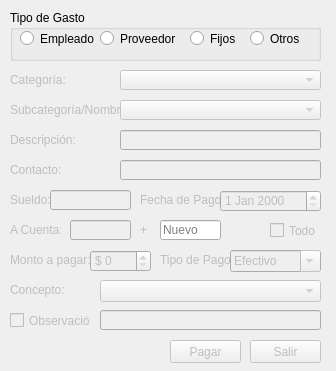
<?xml version="1.0" encoding="UTF-8"?>
<ui version="4.0">
 <class>Frame</class>
 <widget class="QFrame" name="Frame">
  <property name="geometry">
   <rect>
    <x>0</x>
    <y>0</y>
    <width>336</width>
    <height>371</height>
   </rect>
  </property>
  <property name="windowTitle">
   <string>Frame</string>
  </property>
  <widget class="QLineEdit" name="lineEdit_23">
   <property name="enabled">
    <bool>false</bool>
   </property>
   <property name="geometry">
    <rect>
     <x>100</x>
     <y>310</y>
     <width>221</width>
     <height>20</height>
    </rect>
   </property>
   <property name="inputMask">
    <string/>
   </property>
   <property name="maxLength">
    <number>99</number>
   </property>
  </widget>
  <widget class="QComboBox" name="comboBox_7">
   <property name="enabled">
    <bool>false</bool>
   </property>
   <property name="geometry">
    <rect>
     <x>120</x>
     <y>100</y>
     <width>201</width>
     <height>20</height>
    </rect>
   </property>
   <property name="cursor">
    <cursorShape>PointingHandCursor</cursorShape>
   </property>
  </widget>
  <widget class="QLabel" name="label_8">
   <property name="enabled">
    <bool>false</bool>
   </property>
   <property name="geometry">
    <rect>
     <x>140</x>
     <y>190</y>
     <width>91</width>
     <height>20</height>
    </rect>
   </property>
   <property name="text">
    <string>Fecha de Pago:</string>
   </property>
  </widget>
  <widget class="QLineEdit" name="lineEdit_2">
   <property name="enabled">
    <bool>false</bool>
   </property>
   <property name="geometry">
    <rect>
     <x>120</x>
     <y>130</y>
     <width>201</width>
     <height>20</height>
    </rect>
   </property>
   <property name="inputMask">
    <string/>
   </property>
   <property name="maxLength">
    <number>99</number>
   </property>
  </widget>
  <widget class="QLabel" name="label_7">
   <property name="enabled">
    <bool>false</bool>
   </property>
   <property name="geometry">
    <rect>
     <x>10</x>
     <y>190</y>
     <width>51</width>
     <height>20</height>
    </rect>
   </property>
   <property name="text">
    <string>Sueldo:</string>
   </property>
  </widget>
  <widget class="QLabel" name="label_32">
   <property name="enabled">
    <bool>false</bool>
   </property>
   <property name="geometry">
    <rect>
     <x>140</x>
     <y>220</y>
     <width>16</width>
     <height>20</height>
    </rect>
   </property>
   <property name="text">
    <string>+</string>
   </property>
  </widget>
  <widget class="QComboBox" name="comboBox">
   <property name="enabled">
    <bool>false</bool>
   </property>
   <property name="geometry">
    <rect>
     <x>120</x>
     <y>70</y>
     <width>201</width>
     <height>20</height>
    </rect>
   </property>
   <property name="cursor">
    <cursorShape>PointingHandCursor</cursorShape>
   </property>
  </widget>
  <widget class="QLabel" name="label_9">
   <property name="enabled">
    <bool>false</bool>
   </property>
   <property name="geometry">
    <rect>
     <x>10</x>
     <y>220</y>
     <width>51</width>
     <height>20</height>
    </rect>
   </property>
   <property name="text">
    <string>A Cuenta:</string>
   </property>
  </widget>
  <widget class="QLabel" name="label_31">
   <property name="enabled">
    <bool>false</bool>
   </property>
   <property name="geometry">
    <rect>
     <x>160</x>
     <y>250</y>
     <width>71</width>
     <height>20</height>
    </rect>
   </property>
   <property name="text">
    <string>Tipo de Pago:</string>
   </property>
  </widget>
  <widget class="QLabel" name="label_5">
   <property name="enabled">
    <bool>false</bool>
   </property>
   <property name="geometry">
    <rect>
     <x>10</x>
     <y>250</y>
     <width>81</width>
     <height>20</height>
    </rect>
   </property>
   <property name="text">
    <string>Monto a pagar:</string>
   </property>
  </widget>
  <widget class="QLabel" name="label_6">
   <property name="enabled">
    <bool>false</bool>
   </property>
   <property name="geometry">
    <rect>
     <x>10</x>
     <y>280</y>
     <width>71</width>
     <height>20</height>
    </rect>
   </property>
   <property name="text">
    <string>Concepto:</string>
   </property>
  </widget>
  <widget class="QDateEdit" name="dateEdit">
   <property name="enabled">
    <bool>false</bool>
   </property>
   <property name="geometry">
    <rect>
     <x>220</x>
     <y>190</y>
     <width>101</width>
     <height>22</height>
    </rect>
   </property>
  </widget>
  <widget class="QGroupBox" name="groupBox">
   <property name="geometry">
    <rect>
     <x>10</x>
     <y>10</y>
     <width>311</width>
     <height>51</height>
    </rect>
   </property>
   <property name="title">
    <string>Tipo de Gasto</string>
   </property>
   <widget class="QRadioButton" name="radioButton">
    <property name="geometry">
     <rect>
      <x>10</x>
      <y>20</y>
      <width>82</width>
      <height>17</height>
     </rect>
    </property>
    <property name="text">
     <string>Empleado</string>
    </property>
   </widget>
   <widget class="QRadioButton" name="radioButton_2">
    <property name="geometry">
     <rect>
      <x>90</x>
      <y>20</y>
      <width>82</width>
      <height>17</height>
     </rect>
    </property>
    <property name="text">
     <string>Proveedor</string>
    </property>
   </widget>
   <widget class="QRadioButton" name="radioButton_3">
    <property name="geometry">
     <rect>
      <x>240</x>
      <y>20</y>
      <width>51</width>
      <height>17</height>
     </rect>
    </property>
    <property name="text">
     <string>Otros</string>
    </property>
   </widget>
   <widget class="QRadioButton" name="radioButton_4">
    <property name="geometry">
     <rect>
      <x>180</x>
      <y>20</y>
      <width>51</width>
      <height>17</height>
     </rect>
    </property>
    <property name="text">
     <string>Fijos</string>
    </property>
   </widget>
  </widget>
  <widget class="QLabel" name="label_2">
   <property name="enabled">
    <bool>false</bool>
   </property>
   <property name="geometry">
    <rect>
     <x>10</x>
     <y>100</y>
     <width>111</width>
     <height>20</height>
    </rect>
   </property>
   <property name="text">
    <string>Subcategoría/Nombre:</string>
   </property>
  </widget>
  <widget class="QCheckBox" name="checkBox_12">
   <property name="enabled">
    <bool>false</bool>
   </property>
   <property name="geometry">
    <rect>
     <x>270</x>
     <y>220</y>
     <width>51</width>
     <height>21</height>
    </rect>
   </property>
   <property name="text">
    <string>Todo</string>
   </property>
  </widget>
  <widget class="QComboBox" name="comboBox_9">
   <property name="enabled">
    <bool>false</bool>
   </property>
   <property name="geometry">
    <rect>
     <x>230</x>
     <y>250</y>
     <width>91</width>
     <height>22</height>
    </rect>
   </property>
   <property name="editable">
    <bool>true</bool>
   </property>
   <property name="currentText">
    <string>Efectivo</string>
   </property>
  </widget>
  <widget class="QLabel" name="label_4">
   <property name="enabled">
    <bool>false</bool>
   </property>
   <property name="geometry">
    <rect>
     <x>10</x>
     <y>160</y>
     <width>111</width>
     <height>20</height>
    </rect>
   </property>
   <property name="text">
    <string>Contacto:</string>
   </property>
  </widget>
  <widget class="QLineEdit" name="lineEdit_11">
   <property name="enabled">
    <bool>false</bool>
   </property>
   <property name="geometry">
    <rect>
     <x>70</x>
     <y>220</y>
     <width>61</width>
     <height>20</height>
    </rect>
   </property>
   <property name="inputMask">
    <string/>
   </property>
   <property name="maxLength">
    <number>99</number>
   </property>
  </widget>
  <widget class="QLabel" name="label">
   <property name="enabled">
    <bool>false</bool>
   </property>
   <property name="geometry">
    <rect>
     <x>10</x>
     <y>70</y>
     <width>111</width>
     <height>20</height>
    </rect>
   </property>
   <property name="text">
    <string>Categoría:</string>
   </property>
  </widget>
  <widget class="QLabel" name="label_3">
   <property name="enabled">
    <bool>false</bool>
   </property>
   <property name="geometry">
    <rect>
     <x>10</x>
     <y>130</y>
     <width>111</width>
     <height>20</height>
    </rect>
   </property>
   <property name="text">
    <string>Descripción:</string>
   </property>
  </widget>
  <widget class="QLineEdit" name="lineEdit_3">
   <property name="enabled">
    <bool>false</bool>
   </property>
   <property name="geometry">
    <rect>
     <x>120</x>
     <y>160</y>
     <width>201</width>
     <height>20</height>
    </rect>
   </property>
   <property name="inputMask">
    <string/>
   </property>
   <property name="maxLength">
    <number>99</number>
   </property>
  </widget>
  <widget class="QSpinBox" name="spinBox">
   <property name="enabled">
    <bool>false</bool>
   </property>
   <property name="geometry">
    <rect>
     <x>90</x>
     <y>250</y>
     <width>61</width>
     <height>22</height>
    </rect>
   </property>
   <property name="accelerated">
    <bool>true</bool>
   </property>
   <property name="prefix">
    <string>$ </string>
   </property>
   <property name="maximum">
    <number>1000000</number>
   </property>
   <property name="singleStep">
    <number>100</number>
   </property>
   <property name="value">
    <number>0</number>
   </property>
   <property name="displayIntegerBase">
    <number>10</number>
   </property>
  </widget>
  <widget class="QCheckBox" name="checkBox_11">
   <property name="enabled">
    <bool>false</bool>
   </property>
   <property name="geometry">
    <rect>
     <x>10</x>
     <y>310</y>
     <width>81</width>
     <height>21</height>
    </rect>
   </property>
   <property name="text">
    <string>Observación:</string>
   </property>
  </widget>
  <widget class="QLineEdit" name="lineEdit_4">
   <property name="enabled">
    <bool>false</bool>
   </property>
   <property name="geometry">
    <rect>
     <x>50</x>
     <y>190</y>
     <width>81</width>
     <height>20</height>
    </rect>
   </property>
   <property name="inputMask">
    <string/>
   </property>
   <property name="maxLength">
    <number>99</number>
   </property>
  </widget>
  <widget class="QLineEdit" name="lineEdit_18">
   <property name="enabled">
    <bool>true</bool>
   </property>
   <property name="geometry">
    <rect>
     <x>160</x>
     <y>220</y>
     <width>61</width>
     <height>20</height>
    </rect>
   </property>
   <property name="statusTip">
    <string/>
   </property>
   <property name="accessibleDescription">
    <string/>
   </property>
   <property name="inputMask">
    <string/>
   </property>
   <property name="text">
    <string/>
   </property>
   <property name="maxLength">
    <number>99</number>
   </property>
   <property name="echoMode">
    <enum>QLineEdit::Normal</enum>
   </property>
   <property name="dragEnabled">
    <bool>false</bool>
   </property>
   <property name="placeholderText">
    <string>Nuevo</string>
   </property>
  </widget>
  <widget class="QComboBox" name="comboBox_2">
   <property name="enabled">
    <bool>false</bool>
   </property>
   <property name="geometry">
    <rect>
     <x>100</x>
     <y>280</y>
     <width>221</width>
     <height>22</height>
    </rect>
   </property>
  </widget>
  <widget class="QPushButton" name="pushButton_4">
   <property name="enabled">
    <bool>false</bool>
   </property>
   <property name="geometry">
    <rect>
     <x>170</x>
     <y>340</y>
     <width>71</width>
     <height>23</height>
    </rect>
   </property>
   <property name="text">
    <string>Pagar</string>
   </property>
  </widget>
  <widget class="QPushButton" name="pushButton_5">
   <property name="enabled">
    <bool>false</bool>
   </property>
   <property name="geometry">
    <rect>
     <x>250</x>
     <y>340</y>
     <width>71</width>
     <height>23</height>
    </rect>
   </property>
   <property name="text">
    <string>Salir</string>
   </property>
  </widget>
 </widget>
 <resources/>
 <connections/>
</ui>
